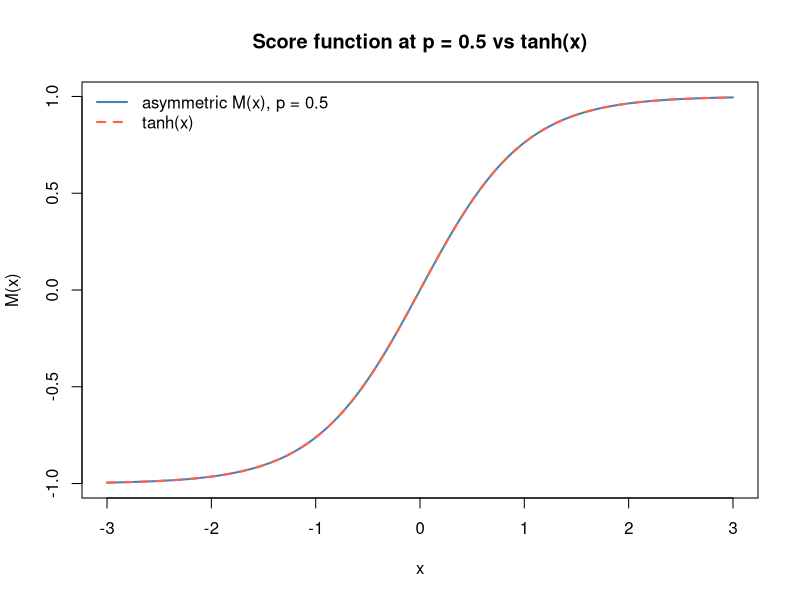
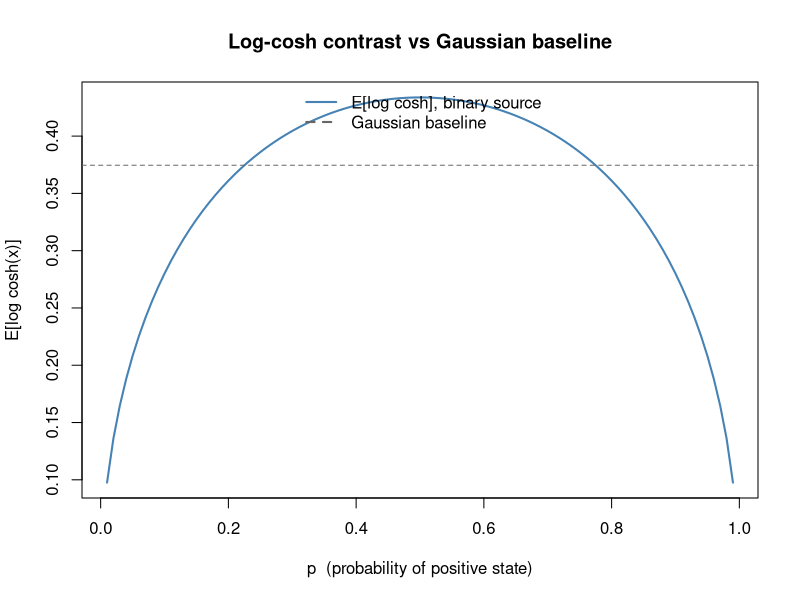
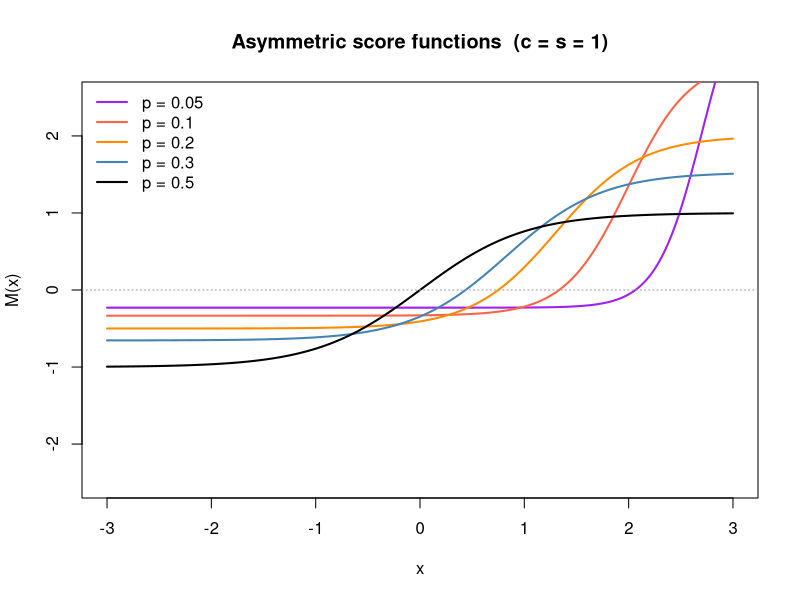
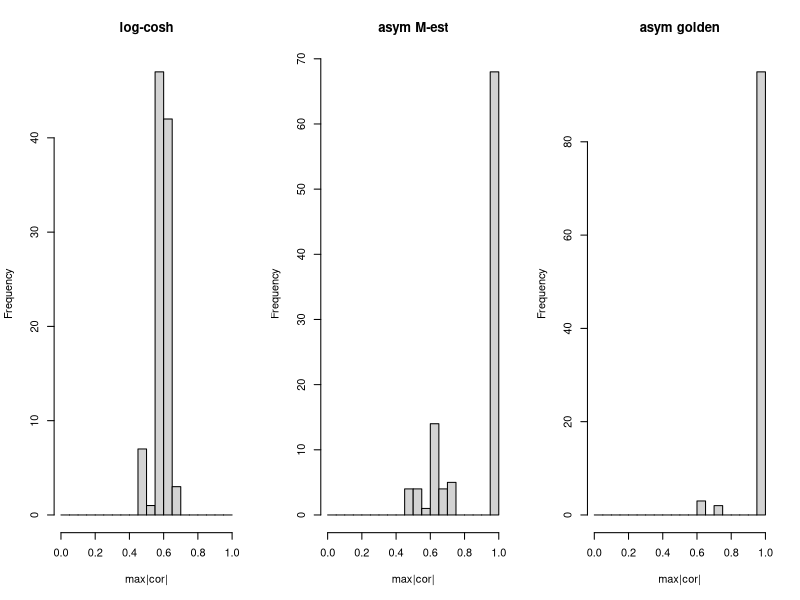
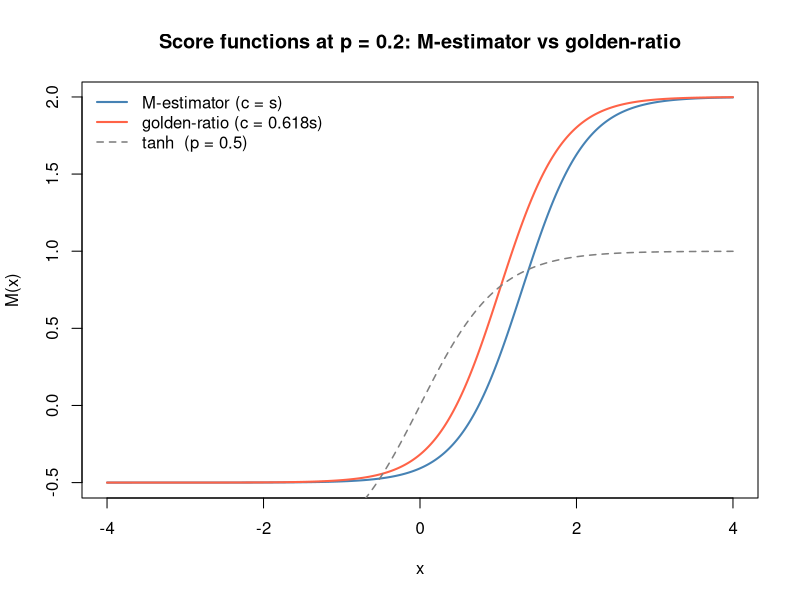
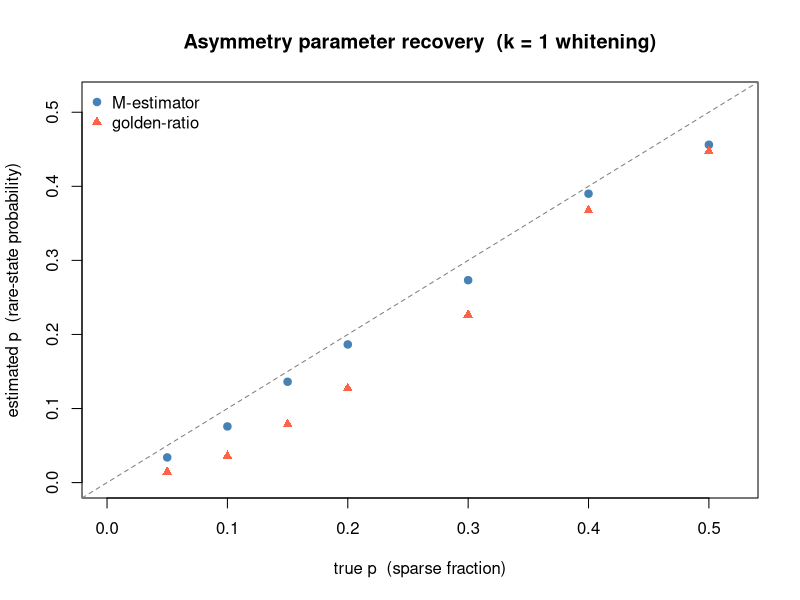

These figures' R source, in order:
## ---- chunk 1
prewhiten = function(X, n.comp) {
  X = X - rowMeans(X)
  sqrt(ncol(X)) * t(svd(X)$v[, 1:n.comp])
}
## ---- chunk 2
asym_score = function(x, p, c, s) {
  y1     = c * sqrt((1-p)/p)
  y0     = -c * sqrt(p/(1-p))
  kappa3 = (1 - 2*p) / sqrt(p*(1-p))
  Delta  = (x/s - c*kappa3/(2*s)) / sqrt(p*(1-p)) + log(p/(1-p))
  pi_x   = plogis(Delta)
  list(
    M  = (y1/(c*s)) * pi_x + (y0/(c*s)) * (1 - pi_x),
    Mp = pi_x * (1 - pi_x) / (s^2 * p * (1-p))
  )
}
## ---- chunk 3
asym_obj_p = function(p, x, c, s) {
  y1  = c * sqrt((1-p)/p)
  y0  = -c * sqrt(p/(1-p))
  a1  = x * y1/(c*s) - y1^2/(2*c*s)
  a0  = x * y0/(c*s) - y0^2/(2*c*s)
  lp  = log(p); l1p = log(1-p)
  m   = pmax(lp + a1, l1p + a0)
  mean(m + log(exp(lp + a1 - m) + exp(l1p + a0 - m)))
}
## ---- chunk 4
fastica_asym_r1 = function(Y, s = 1, anchor = c("M", "golden"),
                            tol = 1e-6, max_iter = 500, eps = 0.01,
                            w_init = NULL) {
  anchor = match.arg(anchor)
  c      = if (anchor == "M") s else s * (sqrt(5)-1)/2
  m = nrow(Y); n = ncol(Y)
  w = if (is.null(w_init)) rnorm(m) else w_init
  w = w / sqrt(sum(w^2))
  p = 0.5
  for (iter in seq_len(max_iter)) {
    w_old = w; p_old = p
    x  = as.vector(t(Y) %*% w)
    sc = asym_score(x, p, c, s)
    w  = as.vector(Y %*% sc$M) / n - mean(sc$Mp) * w
    w  = w / sqrt(sum(w^2))
    x   = as.vector(t(Y) %*% w)
    opt = optimize(\(pp) asym_obj_p(pp, x, c, s), c(eps, 1-eps), maximum = TRUE)
    p   = opt$maximum
    if (1 - abs(sum(w * w_old)) < tol && abs(p - p_old) < tol) break
  }
  list(w = w, p = p, iter = iter, c = c)
}
## ---- chunk 5
fastica_r1update = function(X, w) {
  w = w / sqrt(sum(w^2))
  P = t(X) %*% w
  G  = tanh(P); G2 = 1 - tanh(P)^2
  w  = X %*% G - mean(G2) * ncol(X) * w
  w / sqrt(sum(w^2))
}

run_seeds_lc = function(Y, S_true, n_seeds = 100, n_iter = 200) {
  maxcor = numeric(n_seeds)
  for (seed in seq_len(n_seeds)) {
    set.seed(seed)
    w = rnorm(nrow(Y))
    for (i in seq_len(n_iter)) w = fastica_r1update(Y, w)
    maxcor[seed] = max(abs(cor(t(S_true), t(Y) %*% w)))
  }
  maxcor
}

run_seeds_asym = function(Y, S_true, anchor, n_seeds = 100) {
  maxcor = numeric(n_seeds); ps = numeric(n_seeds)
  for (seed in seq_len(n_seeds)) {
    set.seed(seed)
    res = fastica_asym_r1(Y, anchor = anchor, w_init = rnorm(nrow(Y)))
    maxcor[seed] = max(abs(cor(t(S_true), t(Y) %*% res$w)))
    ps[seed]     = min(res$p, 1 - res$p)   # probability of the rare state
  }
  list(maxcor = maxcor, p = ps)
}
## ---- chunk 6
x_grid = seq(-3, 3, length.out = 300)
sc05   = asym_score(x_grid, p = 0.5, c = 1, s = 1)

plot(x_grid, sc05$M, type = "l", col = "steelblue", lwd = 2,
     xlab = "x", ylab = "M(x)",
     main = "Score function at p = 0.5 vs tanh(x)")
lines(x_grid, tanh(x_grid), col = "tomato", lty = 2, lwd = 2)
legend("topleft", c("asymmetric M(x), p = 0.5", "tanh(x)"),
       col = c("steelblue", "tomato"), lty = c(1, 2), lwd = 2, bty = "n")
## ---- chunk 7
expected_logcosh = function(p) {
  z1 =  sqrt((1-p)/p); z0 = -sqrt(p/(1-p))
  p * log(cosh(z1)) + (1-p) * log(cosh(z0))
}
lc_stable = function(z) abs(z) + log1p(exp(-2*abs(z))) - log(2)
lc_gauss  = integrate(\(z) lc_stable(z) * dnorm(z), -Inf, Inf)$value

pvec = seq(0.01, 0.99, by = 0.01)
lc   = sapply(pvec, expected_logcosh)

plot(pvec, lc, type = "l", col = "steelblue", lwd = 2,
     xlab = "p  (probability of positive state)",
     ylab = "E[log cosh(x)]",
     main = "Log-cosh contrast vs Gaussian baseline")
abline(h = lc_gauss, lty = 2, col = "grey40")
legend("top", c("E[log cosh], binary source", "Gaussian baseline"),
       col = c("steelblue", "grey40"), lty = c(1, 2), lwd = 2, bty = "n")
## ---- chunk 8
pvec2 = c(0.05, 0.1, 0.2, 0.3, 0.5)
cols  = c("purple", "tomato", "darkorange", "steelblue", "black")
plot(NULL, xlim = c(-3, 3), ylim = c(-2.5, 2.5),
     xlab = "x", ylab = "M(x)",
     main = "Asymmetric score functions  (c = s = 1)")
for (i in seq_along(pvec2))
  lines(x_grid, asym_score(x_grid, pvec2[i], 1, 1)$M, col = cols[i], lwd = 2)
legend("topleft", paste0("p = ", pvec2), col = cols, lwd = 2, bty = "n")
abline(h = 0, lty = 3, col = "grey60")
## ---- chunk 9
set.seed(1)
n = 100; p_dim = 1000; K = 9
L  = matrix(0, nrow = n, ncol = K)
for (i in 1:K) L[sample(n, 20), i] = 1
FF = matrix(rnorm(p_dim * K), nrow = p_dim)
X9 = t(L %*% t(FF) + matrix(rnorm(n * p_dim, 0, 0.1), nrow = n))
Z9 = prewhiten(X9, K)
S9 = t(L)
## ---- chunk 10
mc9_lc = run_seeds_lc(Z9, S9, n_seeds = 100)
mc9_M  = run_seeds_asym(Z9, S9, "M",      n_seeds = 100)
mc9_gr = run_seeds_asym(Z9, S9, "golden", n_seeds = 100)

cat("9-groups (p_true ~ 0.2, k = 9, n_seeds = 100):\n")
cat(sprintf("  log-cosh         mean = %.3f   frac > 0.9 = %.2f\n",
    mean(mc9_lc), mean(mc9_lc > 0.9)))
cat(sprintf("  asym M-est       mean = %.3f   frac > 0.9 = %.2f   mean_p = %.3f\n",
    mean(mc9_M$maxcor), mean(mc9_M$maxcor > 0.9), mean(mc9_M$p)))
cat(sprintf("  asym golden      mean = %.3f   frac > 0.9 = %.2f   mean_p = %.3f\n",
    mean(mc9_gr$maxcor), mean(mc9_gr$maxcor > 0.9), mean(mc9_gr$p)))
## ---- chunk 11
par(mfrow = c(1, 3))
hist(mc9_lc,        breaks = seq(0,1,0.05), main = "log-cosh",       xlab = "max|cor|")
hist(mc9_M$maxcor,  breaks = seq(0,1,0.05), main = "asym M-est",     xlab = "max|cor|")
hist(mc9_gr$maxcor, breaks = seq(0,1,0.05), main = "asym golden",    xlab = "max|cor|")
par(mfrow = c(1, 1))
## ---- chunk 12
x_grid2 = seq(-4, 4, length.out = 400)
sc_M  = asym_score(x_grid2, p = 0.2, c = 1,              s = 1)
sc_gr = asym_score(x_grid2, p = 0.2, c = (sqrt(5)-1)/2,  s = 1)

plot(x_grid2, sc_M$M,  type = "l", col = "steelblue", lwd = 2,
     xlab = "x", ylab = "M(x)",
     main = "Score functions at p = 0.2: M-estimator vs golden-ratio")
lines(x_grid2, sc_gr$M, col = "tomato", lwd = 2)
lines(x_grid2, tanh(x_grid2), col = "grey50", lty = 2, lwd = 1.5)
legend("topleft",
       c("M-estimator (c = s)", "golden-ratio (c = 0.618s)", "tanh  (p = 0.5)"),
       col = c("steelblue", "tomato", "grey50"),
       lty = c(1, 1, 2), lwd = c(2, 2, 1.5), bty = "n")
## ---- chunk 13
set.seed(2)
S_sym = matrix(sample(c(-1, 1), K * n, replace = TRUE), nrow = K)
X_sym = t(S_sym) %*% t(FF) + matrix(rnorm(n * p_dim, 0, 0.1), nrow = n)
Z_sym = prewhiten(t(X_sym), K)

mc_s_lc = run_seeds_lc(Z_sym, S_sym, n_seeds = 100)
mc_s_gr = run_seeds_asym(Z_sym, S_sym, "golden", n_seeds = 100)

cat("Symmetric Rademacher (p_true = 0.5, k = 9):\n")
cat(sprintf("  log-cosh      mean = %.3f   frac > 0.9 = %.2f\n",
    mean(mc_s_lc), mean(mc_s_lc > 0.9)))
cat(sprintf("  asym golden   mean = %.3f   frac > 0.9 = %.2f   mean_p = %.3f\n",
    mean(mc_s_gr$maxcor), mean(mc_s_gr$maxcor > 0.9), mean(mc_s_gr$p)))
## ---- chunk 14
set.seed(99)
n_rec = 500; p_dim_rec = 1000
A_rec = matrix(rnorm(p_dim_rec), nrow = p_dim_rec)

p_trues  = c(0.05, 0.10, 0.15, 0.20, 0.30, 0.40, 0.50)
p_hat_M  = numeric(length(p_trues))
p_hat_gr = numeric(length(p_trues))

for (j in seq_along(p_trues)) {
  pt = p_trues[j]
  S  = matrix(as.numeric(runif(n_rec) < pt), nrow = 1)
  S  = (S - pt) / sqrt(pt * (1-pt))
  X  = A_rec %*% S + matrix(rnorm(p_dim_rec * n_rec, 0, 0.1), nrow = p_dim_rec)
  Z  = prewhiten(X, 1)
  set.seed(1)
  r_M  = fastica_asym_r1(Z, anchor = "M",      w_init = rnorm(1))
  r_gr = fastica_asym_r1(Z, anchor = "golden",  w_init = rnorm(1))
  p_hat_M[j]  = min(r_M$p,  1 - r_M$p)
  p_hat_gr[j] = min(r_gr$p, 1 - r_gr$p)
}

plot(p_trues, p_hat_M, pch = 19, col = "steelblue",
     xlim = c(0, 0.52), ylim = c(0, 0.52),
     xlab = "true p  (sparse fraction)",
     ylab = "estimated p  (rare-state probability)",
     main = "Asymmetry parameter recovery  (k = 1 whitening)")
points(p_trues, p_hat_gr, pch = 17, col = "tomato")
abline(0, 1, lty = 2, col = "grey50")
legend("topleft", c("M-estimator", "golden-ratio"),
       col = c("steelblue","tomato"), pch = c(19,17), bty = "n")
